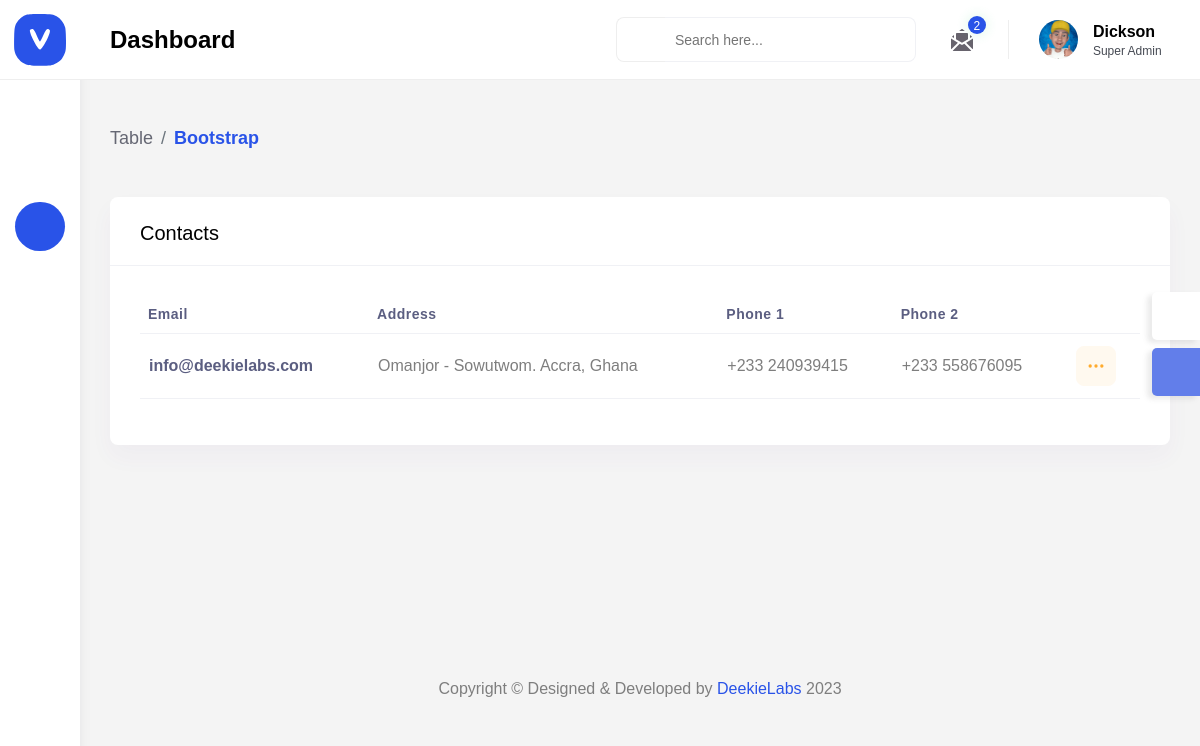
/dashboard/contact/view/ (signed in), run on the app's committed database.
### main/models.py (models this page shows, shortened)
class ContactDetails(models.Model):
    address = models.CharField(max_length=150)
    phone = models.CharField(max_length=150)
    phone_2 = models.CharField(max_length=150)
    email = models.EmailField(max_length=254)
    id = models.UUIDField(default=uuid.uuid4, unique=True,
                          primary_key=True, editable=False)

### dashboard/views.py (the view)
# urls.py: path('contact/view/', views.viewContact, name="view-contact"),
@login_required(login_url="login")
def viewContact(request):
    user_messages = UserContact.objects.all()
    contacts = ContactDetails.objects.all()
    context = {
        'contacts':contacts,
        'user_messages':user_messages
    }
    return render(request, 'dashboard/contact/view-contact.html', context)

### dashboard/templates/dashboard/contact/view-contact.html (shortened to what this page needs)
{% extends 'layouts/admin.html' %}
{% load static %}
{% block content %}
        <div class="content-body">
            <div class="container-fluid">
                <div class="page-titles">
					<ol class="breadcrumb">
						<li class="breadcrumb-item"><a href="javascript:void(0)">Table</a></li>
						<li class="breadcrumb-item active"><a href="javascript:void(0)">Bootstrap</a></li>
					</ol>
                </div>
                <div class="row">
                    <div class="col-lg-12">
                        <div class="card">
                            <div class="card-header">
                                <h4 class="card-title">Contacts</h4>
                            </div>
                            <div class="card-body">
                                <div class="table-responsive">
                                    <table class="table table-responsive-md">
                                        <thead>
                                            <tr>
                                                <th><strong>Email</strong></th>
                                                <th><strong>Address</strong></th>
                                                <th><strong>Phone 1</strong></th>
                                                <th><strong>Phone 2</strong></th>
                                                <th></th>
                                            </tr>
                                        </thead>
                                        <tbody>
                                            {% for contact in contacts %}
                                                <tr>
                                                <td><strong>{{contact.email}}</strong></td>
                                                <td>{{contact.address}}</td>
                                                <td>{{contact.phone}}</td>
                                                <td>{{contact.phone_2}}</td>
                                                <td>
													<div class="dropdown">
														<button type="button" class="btn btn-warning light sharp" data-bs-toggle="dropdown">
														</button>
													</div>
												</td>
                                            </tr>
                                            {% endfor %}
                                        </tbody>
                                    </table>
                                </div>
                            </div>
                        </div>
                    </div>
                </div>
            </div>
        </div>
{% endblock content %}

### data on the page
ContactDetails: email "info@deekielabs.com", address "Omanjor - Sowutwom. Accra, Ghana", phone "+233 240939415", phone_2 "+233 558676095"

### other printed values
{{ user_messages.count }} "2"
